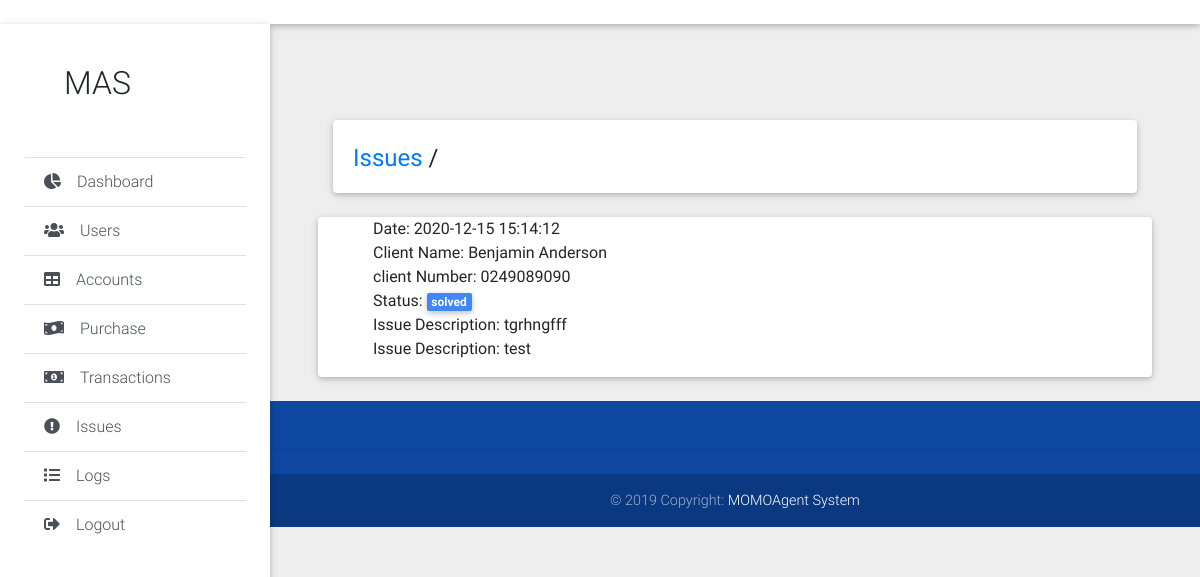
The page /admin/issue.php?id=1 on the database its author committed.
### tables this page shows
CREATE TABLE `issues` (
  `issueid` int(11) NOT NULL,
  `empid` int(11) NOT NULL,
  `issue_description` text NOT NULL,
  `client_name` varchar(55) NOT NULL,
  `client_number` varchar(11) NOT NULL,
  `comment` text DEFAULT NULL,
  `status` varchar(10) NOT NULL,
  `timetsamp` timestamp NOT NULL DEFAULT current_timestamp()
);

### admin/issue.php (the view, shortened to what this page needs)
<!DOCTYPE html>
<html lang="en">
<?php include_once 'static/head.php';
include_once("../db.php");
if (isset($_GET['id'])) {
$result = $pdo->query("SELECT * FROM issues WHERE issueid = ".$_GET['id']);
      $issue = $result->fetch(PDO::FETCH_ASSOC);
}
?>
<body class="grey lighten-3">
  <header>
<?php include_once 'static/navbar.php'; ?>
<?php include_once 'static/sidebar.php'; ?>
  </header>
  <main class="pt-5 mx-lg-5">
    <div class="container-fluid mt-5">
      <div class="card mb-4 wow fadeIn">
        <div class="card-body d-sm-flex justify-content-between">
          <h4 class="mb-2 mb-sm-0 pt-1">
            <a href="#" >Issues</a>
            <span>/</span>
          </h4>
        </div>
      </div>
      <div class="row card wow fadeIn">
        <div class="col-md-6">
          <ul style="list-style: none;">
            <li>Date: <?= $issue['timetsamp']?> </li>
            <li>Client Name: <?= $issue['client_name']?></li>
            <li>client Number: <?= $issue['client_number']?></li>
            <li>Status: <span class="badge badge-primary"><?= $issue['status']?></span></li>
            <li>Issue Description: <?= $issue['issue_description']?></li>
            <li>Issue Description: <?= $issue['comment']?></li>
          </ul>
        </div>
      </div>
    </div>
  </main>
<?php include_once 'static/footer.php'; ?>
</body>
</html>

### rows shown on the page
issues: timetsamp "2020-12-15 15:14:12", client_name "Benjamin Anderson", client_number "0249089090", status "solved", issue_description "tgrhngfff", comment "test"
